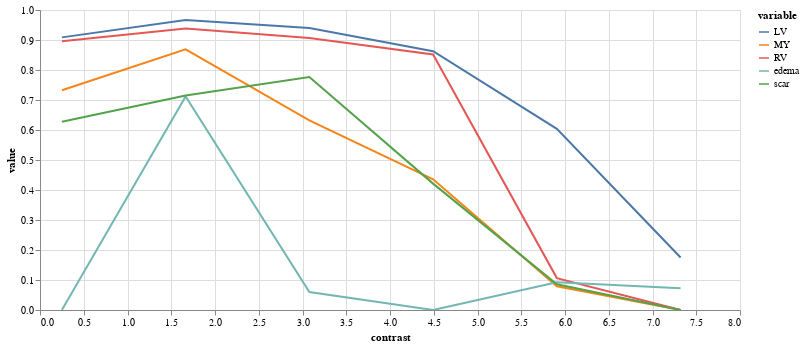

The notebook cell this image was saved under:
### Code cell
(alt
 .Chart(results.melt(id_vars=['contrast'],value_vars=['LV','MY','RV','edema','scar']))
 .mark_line()
 .encode(
     x="contrast",
     y="value",
     color="variable",
     tooltip="value"
 )
 .properties(width=700,height=300)
 .interactive()
)

### Figure 1 — Vega-Lite specification as saved in the notebook (floating-point values rounded to 4 significant figures)
{"config": {"view": {"continuousWidth": 400, "continuousHeight": 300}}, "data": {"name": "data-8ff454680debc5043d6b24552ec5b632"}, "mark": "line", "encoding": {"color": {"field": "variable", "type": "nominal"}, "tooltip": {"field": "value", "type": "quantitative"}, "x": {"field": "contrast", "type": "quantitative"}, "y": {"field": "value", "type": "quantitative"}}, "height": 300, "selection": {"selector004": {"type": "interval", "bind": "scales", "encodings": ["x", "y"]}}, "width": 700, "$schema": "https://vega.github.io/schema/vega-lite/v4.17.0.json", "datasets": {"data-8ff454680debc5043d6b24552ec5b632": [{"contrast": 0.25, "variable": "LV", "value": 0.9088}, {"contrast": 1.664, "variable": "LV", "value": 0.9666}, {"contrast": 3.078, "variable": "LV", "value": 0.94}, {"contrast": 4.493, "variable": "LV", "value": 0.8627}, {"contrast": 5.907, "variable": "LV", "value": 0.6038}, {"contrast": 7.321, "variable": "LV", "value": 0.1751}, {"contrast": 0.25, "variable": "MY", "value": 0.7326}, {"contrast": 1.664, "variable": "MY", "value": 0.8686}, {"contrast": 3.078, "variable": "MY", "value": 0.6317}, {"contrast": 4.493, "variable": "MY", "value": 0.4358}, {"contrast": 5.907, "variable": "MY", "value": 0.07906}, {"contrast": 7.321, "variable": "MY", "value": 0.0}, {"contrast": 0.25, "variable": "RV", "value": 0.8956}, {"contrast": 1.664, "variable": "RV", "value": 0.9379}, {"contrast": 3.078, "variable": "RV", "value": 0.9065}, {"contrast": 4.493, "variable": "RV", "value": 0.8516}, {"contrast": 5.907, "variable": "RV", "value": 0.1063}, {"contrast": 7.321, "variable": "RV", "value": 0.0}, {"contrast": 0.25, "variable": "edema", "value": 0.0}, {"contrast": 1.664, "variable": "edema", "value": 0.7118}, {"contrast": 3.078, "variable": "edema", "value": 0.05986}, {"contrast": 4.493, "variable": "edema", "value": 0.0}, {"contrast": 5.907, "variable": "edema", "value": 0.09214}, {"contrast": 7.321, "variable": "edema", "value": 0.0724}, {"contrast": 0.25, "variable": "scar", "value": 0.6274}, {"contrast": 1.664, "variable": "scar", "value": 0.7149}, {"contrast": 3.078, "variable": "scar", "value": 0.7766}, {"contrast": 4.493, "variable": "scar", "value": 0.4213}, {"contrast": 5.907, "variable": "scar", "value": 0.08587}, {"contrast": 7.321, "variable": "scar", "value": 0.0}]}}
